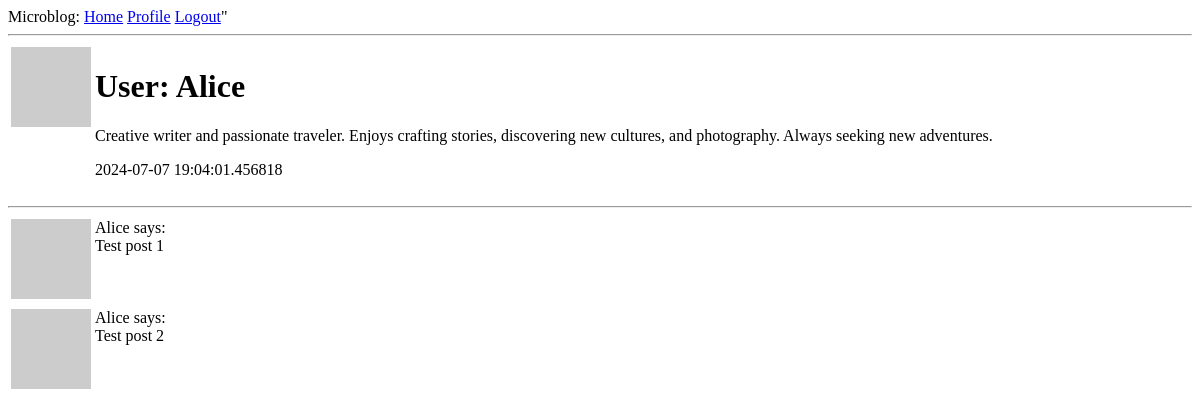
The app's page /user/Alice (signed in), older data.
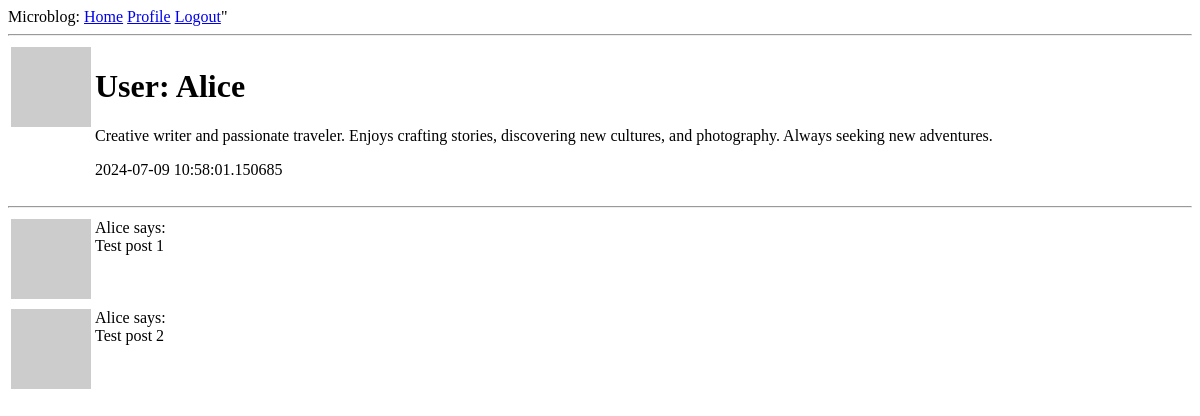
The same page, newer data.
### app/models.py (models this page shows, shortened)
class User(UserMixin, db.Model):
    id: so.Mapped[int] = so.mapped_column(primary_key=True)
    username: so.Mapped[str] = so.mapped_column(sa.String(64), index=True, unique=True)
    email: so.Mapped[str] = so.mapped_column(sa.String(120), index=True, unique=True)
    password_hash: so.Mapped[Optional[str]] = so.mapped_column(sa.String(256))
    about_me: so.Mapped[Optional[str]] = so.mapped_column(sa.String(140))
    last_seen: so.Mapped[Optional[datetime]] = so.mapped_column(default=lambda: datetime.now(timezone.utc))
    posts: so.WriteOnlyMapped['Post'] = so.relationship(back_populates='author')
    following: so.WriteOnlyMapped['User'] = so.relationship(
        secondary=followers,
        primaryjoin=(followers.c.follower_id == id),
        secondaryjoin=(followers.c.followed_id == id),
        back_populates='followers'
    )
    followers: so.WriteOnlyMapped['User'] = so.relationship(
        secondary=followers,
        primaryjoin=(followers.c.followed_id == id),
        secondaryjoin=(followers.c.followed_id == id),
        back_populates='following'
    )
    def avatar(self, size):
        digest = md5(self.email.lower().encode('utf-8')).hexdigest()
        return f'https://www.gravatar.com/avatar/{digest}?d=identicon&s={size}'

### app/routes.py (the view)
@app.route('/user/<username>')
@login_required
def user(username):
    user = db.first_or_404(sa.select(User).where(User.username == username))
    posts = [
        {'author': user, 'body': 'Test post 1'},
        {'author': user, 'body': 'Test post 2'},
    ]
    return render_template('user.html', user=user, posts=posts)

### app/models.py (called while the page is built)
@login.user_loader
def load_user(id):
    return db.session.get(User, int(id))

### app/routes.py (called while the page is built)
@app.before_request
def before_request():
    if current_user.is_authenticated:
        current_user.last_seen = datetime.now(timezone.utc)
        db.session.commit()

### app/templates/user.html (shortened to what this page needs)
{% extends "base.html" %}
{% block content %}
    <table>
        <tr valign="top">
            <td><img src="{{ user.avatar(128) }}"></td>
            <td>
                <h1>User: {{ user.username }} </h1>
                {% if user.about_me %}<p>{{ user.about_me }}</p>{% endif %}
                {% if user.last_seen %}<p>{{ user.last_seen }}</p>{% endif %}
            </td>
        </tr>
    </table>
    <hr>
    {% for post in posts %}
        {% include "_post.html" %}
    {% endfor %}
{% endblock %}

### app/templates/_post.html
<table>
    <tr valign="top">
        <td><img src="{{ post.author.avatar(32) }}"></td>
        <td>{{ post.author.username }} says:<br>{{ post.body }}</td>
    </tr>
</table>

Row changes from the older to the newer data that the page shows:
changed User "Alice": last_seen "2024-07-07 19:04:01.456818" → "2024-07-09 10:58:01.150685"
